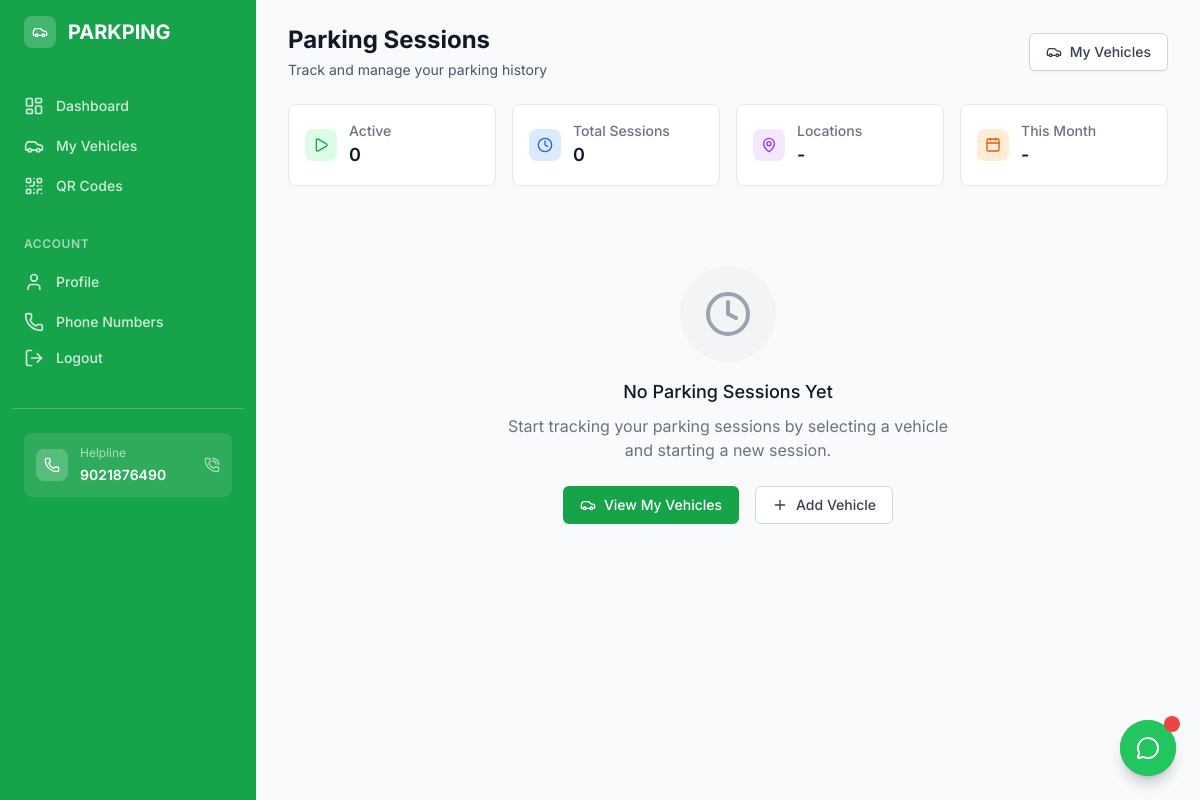
The app's page /parking/parking-sessions/ (signed in), older data.
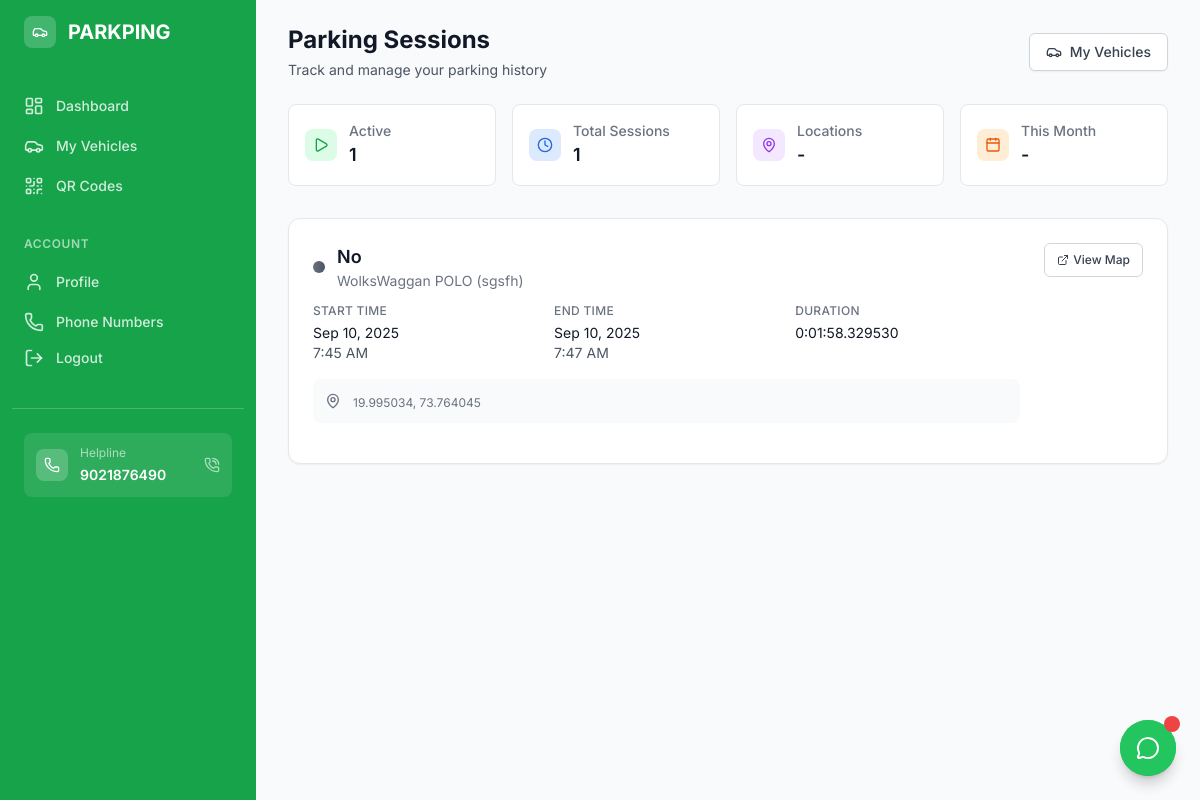
The same page, newer data.
### parking/models.py (models this page shows, shortened)
class ParkingSession(models.Model):
    STATUS_CHOICES = [
        ('active', 'Active'),
        ('completed', 'Completed'),
        ('cancelled', 'Cancelled'),
    ]
    vehicle = models.ForeignKey(Vehicle, on_delete=models.CASCADE, related_name='parking_sessions')
    start_time = models.DateTimeField(auto_now_add=True)
    end_time = models.DateTimeField(null=True, blank=True)
    status = models.CharField(max_length=20, choices=STATUS_CHOICES, default='active')
    location_name = models.CharField(max_length=200, blank=True)
    location_address = models.TextField(blank=True)
    location_lat = models.DecimalField(max_digits=9, decimal_places=6, null=True, blank=True)
    location_lng = models.DecimalField(max_digits=9, decimal_places=6, null=True, blank=True)
    notes = models.TextField(blank=True)
    class Meta:
        ordering = ['-start_time']
    def duration(self):
        if self.end_time:
            return self.end_time - self.start_time
        return None

class Vehicle(models.Model):
    VEHICLE_TYPES = [
        ('car', 'Car'),
        ('motorcycle', 'Motorcycle'),
        ('truck', 'Truck'),
        ('van', 'Van'),
        ('suv', 'SUV'),
        ('other', 'Other'),
    ]
    user = models.ForeignKey(CustomUser, on_delete=models.CASCADE, related_name='vehicles')
    vehicle_type = models.CharField(max_length=20, choices=VEHICLE_TYPES, default='car')
    make = models.CharField(max_length=100)
    model = models.CharField(max_length=100)
    year = models.PositiveIntegerField()
    color = models.CharField(max_length=50)
    license_plate = models.CharField(max_length=20, unique=True)
    vin = models.CharField(max_length=17, blank=True, help_text="Vehicle Identification Number")
    contact_phone = models.ForeignKey(
        'accounts.UserPhoneNumber',
        on_delete=models.SET_NULL,
        null=True,
        blank=True,
        related_name='vehicle_contacts'
    )
    qr_code = models.ImageField(upload_to='qr_codes/', null=True, blank=True)
    qr_unique_id = models.UUIDField(default=uuid.uuid4, unique=True)
    is_qr_active = models.BooleanField(default=True)
    qr_primary_color = models.CharField(max_length=7, default='#000000', help_text="Primary QR color")
    qr_secondary_color = models.CharField(max_length=7, default='#FFFFFF', help_text="Secondary QR color")
    qr_include_logo = models.BooleanField(default=False, help_text="Include logo in QR code")
    qr_logo_size = models.CharField(max_length=10, default='medium', choices=[('small', 'Small'), ('medium', 'Medium'), ('large', 'Large')])
    qr_size = models.CharField(max_length=10, default='medium', choices=[('small', 'Small (200x200)'), ('medium', 'Medium (300x300)'), ('large', 'Large (400x400)')])
    show_phone = models.BooleanField(default=True)
    show_name = models.BooleanField(default=False)
    show_email = models.BooleanField(default=False)
    show_vehicle_details = models.BooleanField(default=True)
    emergency_contact_number = models.CharField(max_length=17, blank=True, help_text="Emergency contact number to display in QR code")
    show_emergency_contact = models.BooleanField(default=False, help_text="Show emergency contact number in QR code")
    helpline_number = models.CharField(max_length=17, blank=True, help_text="Helpline number to display in QR code")
    show_helpline_number = models.BooleanField(default=False, help_text="Show helpline number in QR code")
    masking_enabled = models.BooleanField(default=False, help_text="Enable number masking for this vehicle's QR code")
    created_at = models.DateTimeField(auto_now_add=True)
    updated_at = models.DateTimeField(auto_now=True)
    class Meta:
        ordering = ['-created_at']

### parking/views.py (the view)
# urls.py: path('parking-sessions/', views.parking_sessions, name='parking_sessions'),
@login_required
def parking_sessions(request):
    sessions = ParkingSession.objects.filter(vehicle__user=request.user).order_by('-start_time')
    context = {
        'sessions': sessions,
    }
    return render(request, 'parking/parking_sessions.html', context)

### templates/parking/parking_sessions.html (shortened to what the changed rows need)
{% extends 'base.html' %}
{% load static %}
{% block content %}
  <div class="mb-6">
    <div class="flex items-center justify-between">
      <div>
        <h1 class="text-2xl font-bold text-gray-900">Parking Sessions</h1>
      </div>
    </div>
  </div>
  <div class="grid grid-cols-1 md:grid-cols-4 gap-4 mb-8">
    <div class="bg-white rounded-lg border border-gray-200 p-4">
      <div class="flex items-center">
        <div class="ml-3">
          <p class="text-sm font-medium text-gray-500">Active</p>
          <p class="text-lg font-semibold text-gray-900">{{ sessions|length|add:0 }}</p>
        </div>
      </div>
    </div>
    <div class="bg-white rounded-lg border border-gray-200 p-4">
      <div class="flex items-center">
        <div class="ml-3">
          <p class="text-sm font-medium text-gray-500">Total Sessions</p>
          <p class="text-lg font-semibold text-gray-900">{{ sessions|length }}</p>
        </div>
      </div>
    </div>
  </div>
  {% if sessions %}
    <div class="space-y-4">
      {% for session in sessions %}
        <div class="session-card bg-white shadow-sm rounded-xl border border-gray-200 overflow-hidden">
          <div class="p-6">
            <div class="flex items-start justify-between">
              <div class="flex-1">
                <div class="flex items-center space-x-3 mb-3">
                  <div class="status-{{ session.status|lower }} w-3 h-3 rounded-full"></div>
                  <div>
                    <h3 class="text-lg font-semibold text-gray-900">
                      {% if session.location_name %}
                        {{ session.location_name }}
                      {% else %}
                        Parking Session
                      {% endif %}
                    </h3>
                    <p class="text-sm text-gray-500">{{ session.vehicle.make }} {{ session.vehicle.model }} ({{ session.vehicle.license_plate }})</p>
                  </div>
                </div>
                <div class="grid grid-cols-1 md:grid-cols-3 gap-4 mb-4">
                  <div>
                    <p class="text-xs font-medium text-gray-500 uppercase tracking-wide">Start Time</p>
                    <p class="text-sm text-gray-900 mt-1">
                      {{ session.start_time|date:"M j, Y" }}<br>
                      <span class="text-gray-600">{{ session.start_time|time:"g:i A" }}</span>
                    </p>
                  </div>
                  {% if session.end_time %}
                    <div>
                      <p class="text-xs font-medium text-gray-500 uppercase tracking-wide">End Time</p>
                      <p class="text-sm text-gray-900 mt-1">
                        {{ session.end_time|date:"M j, Y" }}<br>
                        <span class="text-gray-600">{{ session.end_time|time:"g:i A" }}</span>
                      </p>
                    </div>
                    <div>
                      <p class="text-xs font-medium text-gray-500 uppercase tracking-wide">Duration</p>
                      <p class="text-sm text-gray-900 mt-1">
                        {% if session.duration %}
                          {{ session.duration }}
                        {% else %}
                          -
                        {% endif %}
                      </p>
                    </div>
                  {% endif %}
                </div>
                {% if session.location_address or session.location_lat %}
                  <div class="bg-gray-50 rounded-lg p-3 mb-4">
                    <div class="flex items-start space-x-3">
                      <i data-lucide="map-pin" class="w-4 h-4 text-gray-500 mt-0.5 flex-shrink-0"></i>
                      <div class="flex-1 min-w-0">
                        {% if session.location_lat and session.location_lng %}
                          <p class="text-xs text-gray-500 mt-1">
                            {{ session.location_lat }}, {{ session.location_lng }}
                          </p>
                        {% endif %}
                      </div>
                    </div>
                  </div>
                {% endif %}
              </div>
              <div class="flex flex-col space-y-2 ml-6">
                {% if session.location_lat and session.location_lng %}
                  <a href="https://maps.google.com/maps?q={{ session.location_lat }},{{ session.location_lng }}" target="_blank" class="inline-flex items-center px-3 py-2 border border-gray-300 text-xs font-medium rounded-md text-gray-700 bg-white hover:bg-gray-50 focus:outline-none focus:ring-2 focus:ring-offset-2 focus:ring-green-500">
                    <i data-lucide="external-link" class="w-3 h-3 mr-1"></i>
                    View Map
                  </a>
                {% endif %}
              </div>
            </div>
          </div>
        </div>
      {% endfor %}
    </div>
  {% else %}
    <div class="text-center py-12">
      <div class="mx-auto w-24 h-24 bg-gray-100 rounded-full flex items-center justify-center mb-4">
        <i data-lucide="clock" class="w-12 h-12 text-gray-400"></i>
      </div>
      <h3 class="text-lg font-medium text-gray-900 mb-2">No Parking Sessions Yet</h3>
      <p class="text-gray-500 mb-6 max-w-md mx-auto">
        Start tracking your parking sessions by selecting a vehicle and starting a new session.
      </p>
      <div class="flex justify-center space-x-4">
        <a href="{% url 'parking:vehicle_list' %}" class="inline-flex items-center px-4 py-2 border border-transparent text-sm font-medium rounded-md text-white bg-green-600 hover:bg-green-700 focus:outline-none focus:ring-2 focus:ring-offset-2 focus:ring-green-500">
          <i data-lucide="car" class="w-4 h-4 mr-2"></i>
          View My Vehicles
        </a>
        <a href="{% url 'parking:add_vehicle' %}" class="inline-flex items-center px-4 py-2 border border-gray-300 text-sm font-medium rounded-md text-gray-700 bg-white hover:bg-gray-50 focus:outline-none focus:ring-2 focus:ring-offset-2 focus:ring-green-500">
          <i data-lucide="plus" class="w-4 h-4 mr-2"></i>
          Add Vehicle
        </a>
      </div>
    </div>
  {% endif %}
{% endblock %}

Row changes from the older to the newer data that the page shows:
added ParkingSession: location_name "No", vehicle.make "WolksWaggan", vehicle.model "POLO", vehicle.license_plate "sgsfh", start_time "Sep 10, 2025", start_time "7:45 AM", end_time "Sep 10, 2025", end_time "7:47 AM", duration "0:01:58.329530", location_lat "19.995034", location_lng "73.764045"
Text that changed along with them:
{{ sessions|length|add:0 }}: "0" → "1"
{{ sessions|length }}: "0" → "1"
text no longer shown: "No Parking Sessions Yet Start tracking your parking sessions by selecting a vehicle and starting a new session. View My Vehicles Add Vehicle"
